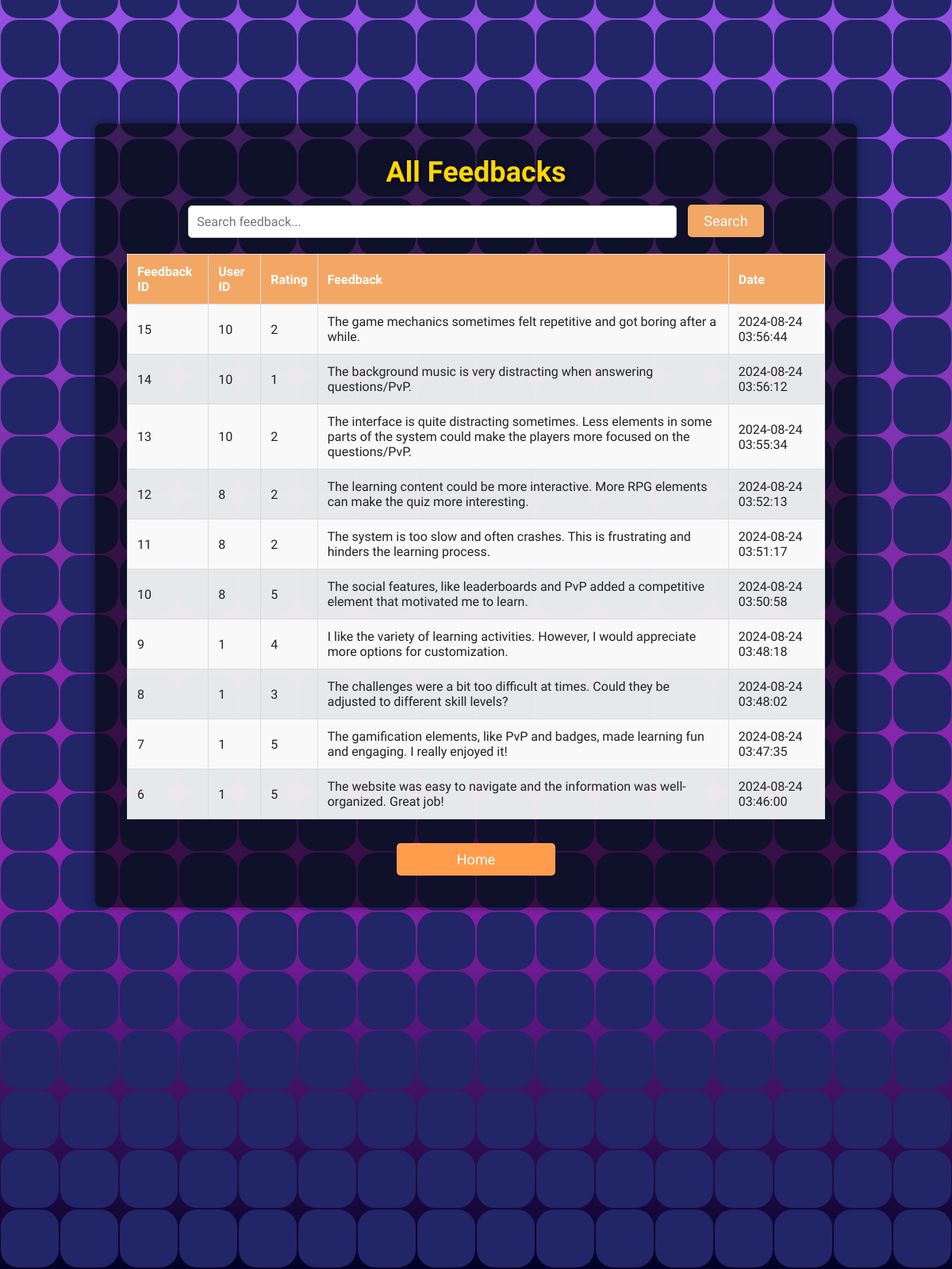
Screenshot of /feedback_review.php with the database file from the repository.
### tables this page shows
CREATE TABLE IF NOT EXISTS `feedback` (
  `feedback_id` int NOT NULL AUTO_INCREMENT,
  `feedback_text` text NOT NULL,
  `created_at` timestamp NOT NULL,
  `user_id` int NOT NULL,
  `rating` mediumint NOT NULL,
  PRIMARY KEY (`feedback_id`),
  KEY `feedback_ibfk_1` (`user_id`)
);

### feedback_review.php (the view, shortened to what this page needs)
<?php
include("conn.php");
if (isset($_GET['search'])) {
    $search = $_GET['search'];
} else {
    $search = '';
}
$sql = "SELECT * FROM feedback
        WHERE feedback_text LIKE '%" . $search . "%'
        OR rating LIKE '%" . $search . "%'
        OR user_id LIKE '%" . $search . "%'
        OR feedback_id LIKE '%" . $search . "%'
        ORDER BY created_at DESC";
$result = $con->query($sql);
?>
<!DOCTYPE html>
<html lang="en">
<head>
</head>
<body>
    <div class="container">
        <h1>All Feedbacks</h1>
        <form method="get">
            <input type="text" name="search" value="<?php echo htmlspecialchars($search); ?>" placeholder="Search feedback...">
            <input type="submit" value="Search">
        </form>
        <table>
            <tr>
                <th>Feedback ID</th>
                <th>User ID</th>
                <th>Rating</th>
                <th>Feedback</th>
                <th>Date</th>
            </tr>
            <?php
            if ($result->num_rows > 0) {
                while($row = $result->fetch_assoc()) {
                    echo "<tr>";
                    echo "<td>" . $row['feedback_id'] . "</td>";
                    echo "<td>" . $row['user_id'] . "</td>";
                    echo "<td>" . $row['rating'] . "</td>";
                    echo "<td>" . htmlspecialchars($row['feedback_text']) . "</td>";
                    echo "<td>" . $row['created_at'] . "</td>";
                    echo "</tr>";
                }
            } else {
                echo "<tr><td colspan='5'>No feedback found</td></tr>";
            }
            ?>
        </table>
        <a href="home.php" class="btn">Home</a>
    </div>
    <section>
        <?php for ($i = 0; $i < 100; $i++) {
            echo "<span></span>";
            echo "<span></span>";
            echo "<span></span>";
            echo "<span></span>";
            echo "<span></span>";
            echo "<span></span>";
        } ?>
    </section>
</body>
</html>

### feedback_review.php (style rules this page uses)
* { margin: 0; padding: 0; box-sizing: border-box; font-family: 'Bagel Fat One', sans-serif; cursor: url('../images/icons8-cursor-100.png'), auto; }
body { display: flex; justify-content: center; align-items: center; min-height: 100vh; background: #010326; color: #222; }
.container { margin-top: 500px; position: absolute; z-index: 1001; width: 80%; max-width: 1000px; padding: 40px; background-color: rgba(2, 2, 2, 0.6); border-radius: 8px; box-shadow: 0 0 10px rgba(0, 0, 0, 0.5); text-align: center; }
h1 { font-size: 36px; margin-bottom: 20px; color: gold; text-shadow: 2px 2px 4px rgba(0, 0, 0, 0.5); }
form { margin-bottom: 20px; }
input[type="text"] { width: 70%; padding: 10px; border-radius: 5px; border: 1px solid #ccc; font-size: 16px; }
input[type="submit"] { background-color: #F2A765; color: white; padding: 10px 20px; border: none; border-radius: 5px; cursor: pointer; font-size: 18px; transition: opacity 0.3s ease; margin-left: 10px; }
table { width: 100%; border-collapse: collapse; margin-top: 20px; text-align: left; background-color: rgba(255, 255, 255, 0.9); }
th, td { padding: 12px; border: 1px solid #ddd; }
th { background-color: #F2A765; color: white; }
tr:nth-child(even) { background-color: #f9f9f9; }
section { position: absolute; width: 100vw; height: 300vh; display: flex; justify-content: center; align-items: center; gap: 2px; flex-wrap: wrap; overflow: hidden; z-index: 1; }
section::before { content: ''; position: absolute; width: 100%; height: 100%; background: linear-gradient(#010326, #965edb, #9249e1, rgb(127, 45, 165), rgb(138, 33, 173), #010326); animation: animate 10s linear infinite; }
.btn { display: block; width: 200px; padding: 10px; margin: 30px auto 0; text-align: center; color: #fff; background-color: #ff9d4d; border: none; border-radius: 5px; font-size: 18px; cursor: pointer; text-decoration: none; }

### rows the page displays
feedback: feedback_id "15", user "10", rating "2", feedback_text "The game mechanics sometimes felt repetitive and got boring after a while.", created_at "2024-08-24 03:56:44"
feedback: feedback_id "14", user "10", rating "1", feedback_text "The background music is very distracting when answering questions/PvP.", created_at "2024-08-24 03:56:12"
feedback: feedback_id "13", user "10", rating "2", feedback_text "The interface is quite distracting sometimes. Less elements in some parts of the system could make the players more focused on the questions/PvP.", created_at "2024-08-24 03:55:34"
feedback: feedback_id "12", user "8", rating "2", feedback_text "The learning content could be more interactive. More RPG elements can make the quiz more interesting.", created_at "2024-08-24 03:52:13"
feedback: feedback_id "11", user "8", rating "2", feedback_text "The system is too slow and often crashes. This is frustrating and hinders the learning process.", created_at "2024-08-24 03:51:17"
feedback: feedback_id "10", user "8", rating "5", feedback_text "The social features, like leaderboards and PvP added a competitive element that motivated me to learn.", created_at "2024-08-24 03:50:58"
feedback: feedback_id "9", user "1", rating "4", feedback_text "I like the variety of learning activities. However, I would appreciate more options for customization.", created_at "2024-08-24 03:48:18"
feedback: feedback_id "8", user "1", rating "3", feedback_text "The challenges were a bit too difficult at times. Could they be adjusted to different skill levels?", created_at "2024-08-24 03:48:02"
feedback: feedback_id "7", user "1", rating "5", feedback_text "The gamification elements, like PvP and badges, made learning fun and engaging. I really enjoyed it!", created_at "2024-08-24 03:47:35"
feedback: feedback_id "6", user "1", rating "5", feedback_text "The website was easy to navigate and the information was well-organized. Great job!", created_at "2024-08-24 03:46:00"
